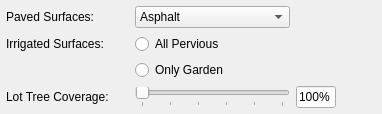
                 <widget class="QWidget" name="lc_res_widget" native="true">
                  <property name="minimumSize">
                   <size>
                    <width>0</width>
                    <height>0</height>
                   </size>
                  </property>
                  <layout class="QGridLayout" name="gridLayout_3">
                   <property name="leftMargin">
                    <number>6</number>
                   </property>
                   <property name="topMargin">
                    <number>6</number>
                   </property>
                   <property name="rightMargin">
                    <number>6</number>
                   </property>
                   <property name="bottomMargin">
                    <number>6</number>
                   </property>
                   <item row="1" column="4">
                    <spacer name="horizontalSpacer_4">
                     <property name="orientation">
                      <enum>Qt::Horizontal</enum>
                     </property>
                     <property name="sizeHint" stdset="0">
                      <size>
                       <width>40</width>
                       <height>20</height>
                      </size>
                     </property>
                    </spacer>
                   </item>
                   <item row="1" column="1">
                    <spacer name="horizontalSpacer_7">
                     <property name="orientation">
                      <enum>Qt::Horizontal</enum>
                     </property>
                     <property name="sizeType">
                      <enum>QSizePolicy::Fixed</enum>
                     </property>
                     <property name="sizeHint" stdset="0">
                      <size>
                       <width>20</width>
                       <height>20</height>
                      </size>
                     </property>
                    </spacer>
                   </item>
                   <item row="3" column="2">
                    <widget class="QSlider" name="lc_restrees_slider">
                     <property name="maximum">
                      <number>100</number>
                     </property>
                     <property name="orientation">
                      <enum>Qt::Horizontal</enum>
                     </property>
                     <property name="tickPosition">
                      <enum>QSlider::TicksBelow</enum>
                     </property>
                     <property name="tickInterval">
                      <number>20</number>
                     </property>
                    </widget>
                   </item>
                   <item row="3" column="1">
                    <spacer name="horizontalSpacer_2">
                     <property name="orientation">
                      <enum>Qt::Horizontal</enum>
                     </property>
                     <property name="sizeType">
                      <enum>QSizePolicy::Fixed</enum>
                     </property>
                     <property name="sizeHint" stdset="0">
                      <size>
                       <width>20</width>
                       <height>20</height>
                      </size>
                     </property>
                    </spacer>
                   </item>
                   <item row="3" column="0">
                    <widget class="QLabel" name="lc_restrees_lbl">
                     <property name="text">
                      <string>Lot Tree Coverage:</string>
                     </property>
                    </widget>
                   </item>
                   <item row="0" column="0">
                    <widget class="QLabel" name="lc_respave_lbl">
                     <property name="text">
                      <string>Paved Surfaces:</string>
                     </property>
                    </widget>
                   </item>
                   <item row="1" column="0">
                    <widget class="QLabel" name="lc_resirri_lbl">
                     <property name="text">
                      <string>Irrigated Surfaces:</string>
                     </property>
                    </widget>
                   </item>
                   <item row="0" column="4">
                    <spacer name="horizontalSpacer_5">
                     <property name="orientation">
                      <enum>Qt::Horizontal</enum>
                     </property>
                     <property name="sizeHint" stdset="0">
                      <size>
                       <width>40</width>
                       <height>20</height>
                      </size>
                     </property>
                    </spacer>
                   </item>
                   <item row="0" column="1">
                    <spacer name="horizontalSpacer_8">
                     <property name="orientation">
                      <enum>Qt::Horizontal</enum>
                     </property>
                     <property name="sizeType">
                      <enum>QSizePolicy::Fixed</enum>
                     </property>
                     <property name="sizeHint" stdset="0">
                      <size>
                       <width>20</width>
                       <height>20</height>
                      </size>
                     </property>
                    </spacer>
                   </item>
                   <item row="2" column="4">
                    <spacer name="horizontalSpacer_3">
                     <property name="orientation">
                      <enum>Qt::Horizontal</enum>
                     </property>
                     <property name="sizeHint" stdset="0">
                      <size>
                       <width>40</width>
                       <height>20</height>
                      </size>
                     </property>
                    </spacer>
                   </item>
                   <item row="2" column="1">
                    <spacer name="horizontalSpacer_6">
                     <property name="orientation">
                      <enum>Qt::Horizontal</enum>
                     </property>
                     <property name="sizeType">
                      <enum>QSizePolicy::Fixed</enum>
                     </property>
                     <property name="sizeHint" stdset="0">
                      <size>
                       <width>20</width>
                       <height>20</height>
                      </size>
                     </property>
                    </spacer>
                   </item>
                   <item row="2" column="2">
                    <widget class="QRadioButton" name="lc_resirri_garden">
                     <property name="text">
                      <string>Only Garden</string>
                     </property>
                    </widget>
                   </item>
                   <item row="0" column="2">
                    <widget class="QComboBox" name="lc_respave_combo">
                     <item>
                      <property name="text">
                       <string>Asphalt</string>
                      </property>
                     </item>
                     <item>
                      <property name="text">
                       <string>Concrete</string>
                      </property>
                     </item>
                     <item>
                      <property name="text">
                       <string>Gravel/Compacted Dirt</string>
                      </property>
                     </item>
                    </widget>
                   </item>
                   <item row="1" column="2">
                    <widget class="QRadioButton" name="lc_resirri_allperv">
                     <property name="text">
                      <string>All Pervious</string>
                     </property>
                    </widget>
                   </item>
                   <item row="3" column="4">
                    <spacer name="horizontalSpacer">
                     <property name="orientation">
                      <enum>Qt::Horizontal</enum>
                     </property>
                     <property name="sizeHint" stdset="0">
                      <size>
                       <width>40</width>
                       <height>20</height>
                      </size>
                     </property>
                    </spacer>
                   </item>
                   <item row="3" column="3">
                    <widget class="QLineEdit" name="lc_restrees_box">
                     <property name="sizePolicy">
                      <sizepolicy hsizetype="Fixed" vsizetype="Fixed">
                       <horstretch>0</horstretch>
                       <verstretch>0</verstretch>
                      </sizepolicy>
                     </property>
                     <property name="minimumSize">
                      <size>
                       <width>40</width>
                       <height>0</height>
                      </size>
                     </property>
                     <property name="maximumSize">
                      <size>
                       <width>40</width>
                       <height>16777215</height>
                      </size>
                     </property>
                     <property name="text">
                      <string>100%</string>
                     </property>
                    </widget>
                   </item>
                  </layout>
                 </widget>
